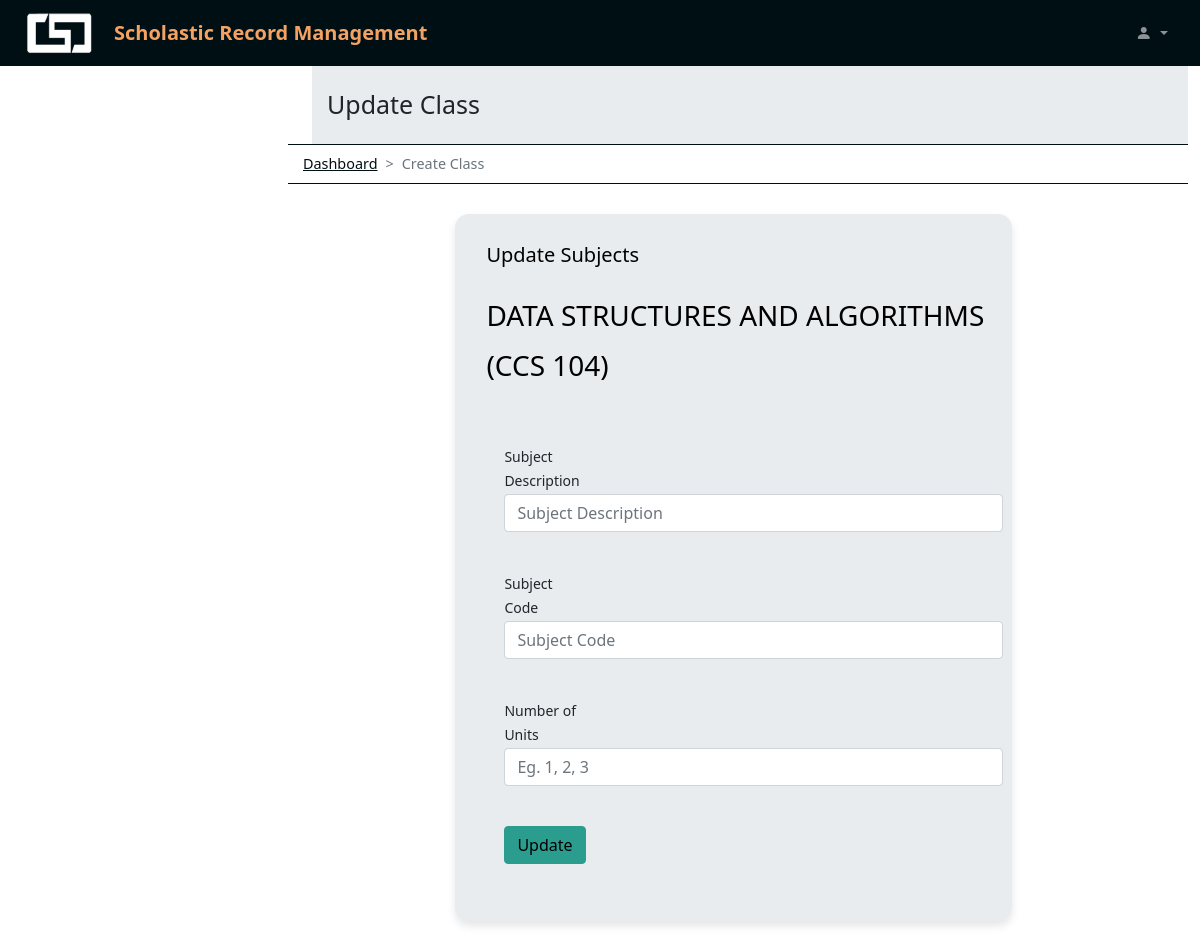
Screenshot of /polisher/edit-subjects.php?sub_id=31 (signed in) with the database file from the repository.
### tables this page shows
CREATE TABLE `srms_tblsubject` (
  `sub_id` int(11) NOT NULL,
  `SubjectDescription` varchar(60) NOT NULL,
  `SubjectCode` varchar(60) NOT NULL,
  `Units` int(60) NOT NULL
);

### polisher/edit-subjects.php (the view, shortened to what this page needs)
<?php
include('../includes/config.php');
if (isset($_SESSION['uname'])) {
?>
    <!DOCTYPE html>
    <html lang="en">
    <head>
        <link rel="stylesheet" href="../assets/css/style.css">
        <link rel="stylesheet" href="../node_modules/bootstrap-icons/font/bootstrap-icons.css">
        <link rel="stylesheet" href="https://cdn.datatables.net/1.11.5/css/jquery.dataTables.min.css">
    </head>
    <body>
        <nav class="navbar navbar-expand-lg navbar-dark bg-blue-dark fixed-top">
            <div class="container-fluid">
                <a href="#" class="logo">
                    <img src="../assets/image/csd.png" alt="logo image">
                </a>
                <a class="navbar-brand" href="https://ucc-caloocan.edu.ph/">
                    Scholastic Record Management
                </a>
                <div class="collapse navbar-collapse" id="topNavBar">
                    <ul class="navbar-nav d-flex ms-auto my-3 my-lg-0">
                        <li class="nav-item dropdown">
                            <a class="nav-link dropdown-toggle ms-2" href="#" role="button" data-bs-toggle="dropdown" aria-expanded="false">
                                <i class="bi bi-person-fill"></i>
                            </a>
                        </li>
                    </ul>
                </div>
            </div>
        </nav>
        <main class="mt-5 pt-3">
            <div class="container-fluid">
                <div class="row">
                    <div class="col-md-12 p-header">
                        Update Class
                    </div>
                </div>
            </div>
            <div style="--bs-breadcrumb-divider: '>';" aria-label="breadcrumb" class="row breadcrumb-div">
                <ol class="breadcrumb">
                    <li class="breadcrumb-item"><a href="./_dashboard.php">Dashboard</a></li>
                    <li class="breadcrumb-item active" aria-current="page">Create Class</li>
                </ol>
            </div>
            <section class="section">
                <div class="container-fluid">
                    <div class="row">
                        <div class="form-spacing">
                            <?php
                            $cid = intval($_GET['sub_id']);
                            $sql = "SELECT * from srms_tblsubject where sub_id=:cid";
                            $query = $dbh->prepare($sql);
                            $query->bindParam(':cid', $cid, PDO::PARAM_STR);
                            $query->execute();
                            $results = $query->fetchAll(PDO::FETCH_OBJ);
                            if ($query->rowCount() > 0) {
                                foreach ($results as $result) {   ?>
                                    <div class="panel">
                                        <div class="panel-heading ">
                                            <div class="panel-title spacing">
                                                <h5>Update Subjects</h5>
                                                <h3><?php echo htmlentities($result->SubjectDescription); ?> (<?php echo htmlentities($result->SubjectCode); ?>)</h3>
                                            </div>
                                        </div>
                                        <div class="panel-body">
                                            <form class="row g-3 form-group" method="post" action="../Functions/update_function.php">
                                                <div class="form-group">
                                                    <label for="default" class="col-sm-2 control-label">Subject Description</label>
                                                    <div class="">
                                                        <input type="text" name="subjectdescription" class="form-control" id="default" placeholder="Subject Description" required="required">
                                                    </div>
                                                </div>
                                                <div class="form-group">
                                                    <label for="default" class="col-sm-2 control-label">Subject Code</label>
                                                    <div class="">
                                                        <input type="text" name="subjectcode" class="form-control" id="default" placeholder="Subject Code" required="required">
                                                    </div>
                                                </div>
                                                <div class="form-group">
                                                    <label for="default" class="col-sm-2 control-label">Number of Units</label>
                                                    <div class="">
                                                        <input type="number" name="units" required="required" class="form-control" id="success" placeholder="Eg. 1, 2, 3">
                                                    </div>
                                                </div>
                                        <?php }
                                } ?>
                                        <div class="form-group has-success">
                                            <div class="">
                                                <button type="submit" name="esub" class="btn btn-success btn-labeled">Update<span class="btn-label btn-label-right"><i class="fa fa-check"></i></span></button>
                                            </div>
                                        </div>
                                            </form>
                                        </div>
                                    </div>
                        </div>
                    </div>
                </div>
            </section>
        </main>
    <?php
} else {
    header("location:../login.php");
}
    ?>
    </body>
    </html>

### rows the page displays
srms_tblsubject: SubjectDescription "DATA STRUCTURES AND ALGORITHMS", SubjectCode "CCS 104"
